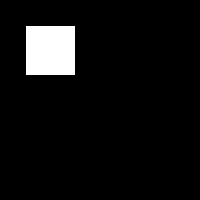
Frame 1 (no input)
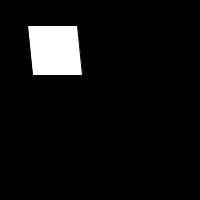
Frame 60 (the mouse pressed at the canvas centre just before this capture)
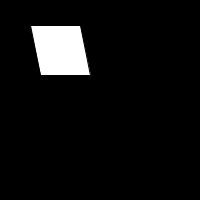
Frame 120 (the mouse held since frame 60 and released just before this capture)

The Processing sketch that drew these frames (run headless with seeded random() and noise(); from frame 60 on, the mouse is pressed at the canvas centre):

// Processing sketch: sketch_200902o
// ── sketch_200902o.pde
float angle = 0.01f;

void setup() {
  size(200, 200);
}

void draw() {
  background(0);
  rectMode(CENTER);
  shearX(radians(angle));
  rect(50, 50, 50, 50);
  angle += 0.1;
}
